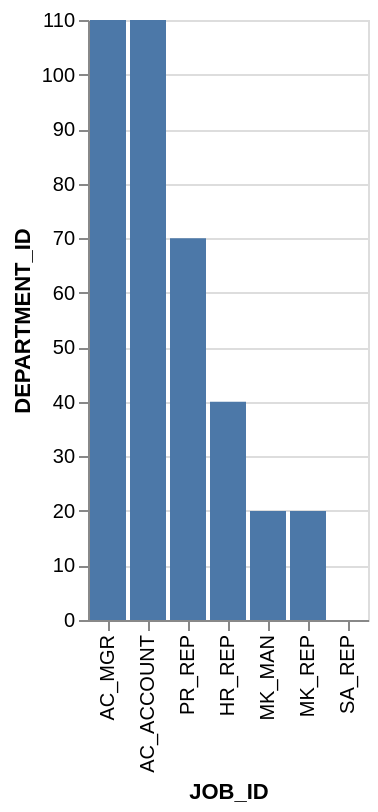

Vega-Lite specification for this chart:
### Vega-Lite specification from a JSON file in a GitHub repository (floating-point values rounded to 4 significant figures)
{"data": {"values": [{"x_data": "SA_REP", "y_data": 0}, {"x_data": "MK_MAN", "y_data": 20}, {"x_data": "MK_REP", "y_data": 20}, {"x_data": "HR_REP", "y_data": 40}, {"x_data": "PR_REP", "y_data": 70}, {"x_data": "AC_MGR", "y_data": 110}, {"x_data": "AC_ACCOUNT", "y_data": 110}]}, "mark": "bar", "encoding": {"x": {"field": "x_data", "type": "nominal", "title": "JOB_ID", "sort": {"op": "sum", "field": "y_data", "order": "descending"}}, "y": {"field": "y_data", "type": "quantitative", "title": "DEPARTMENT_ID"}}}
